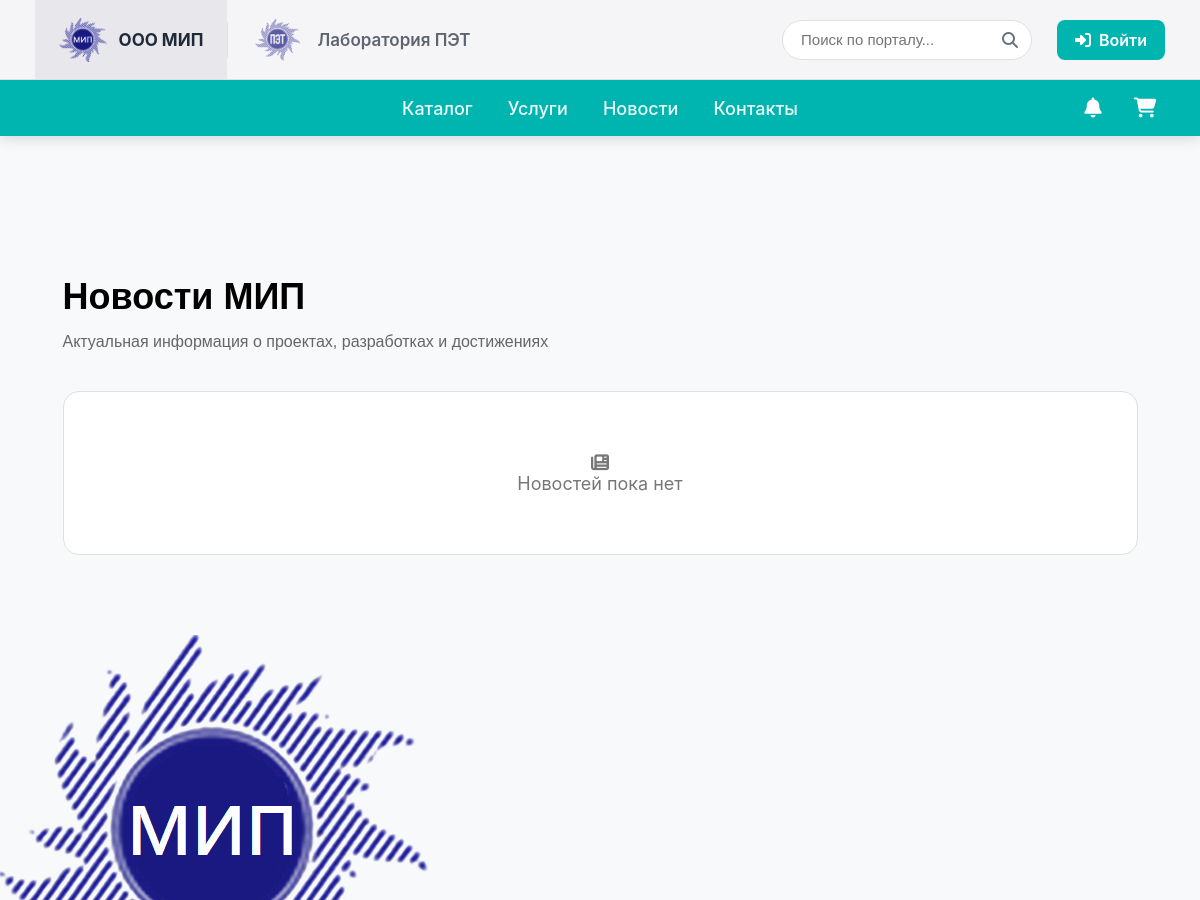
The page /mip/news.php (upper part) on the database as committed earlier.
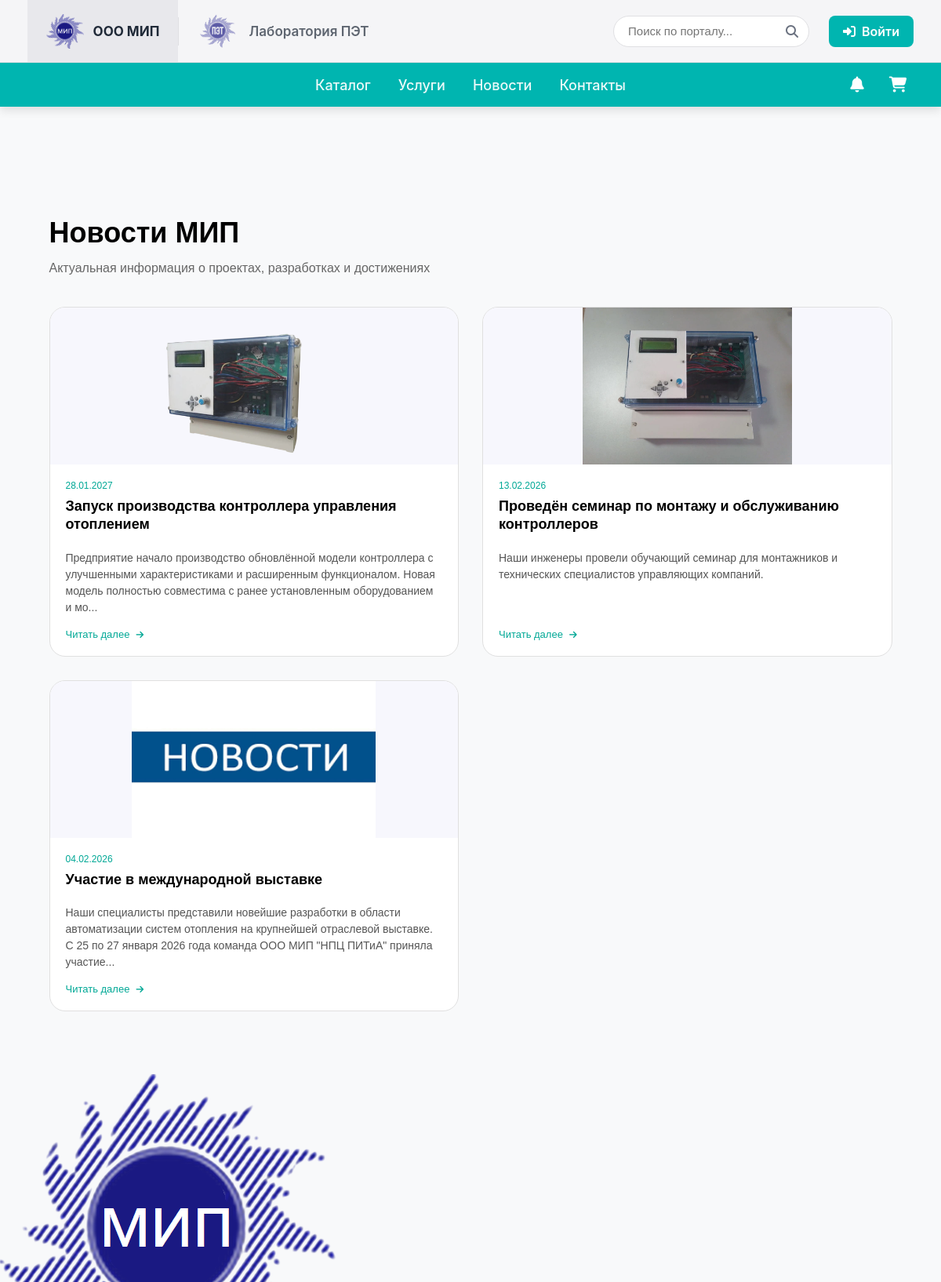
The same page on the database as committed later.
### tables this page shows
CREATE TABLE `news` (
  `id` int(11) NOT NULL,
  `title` text NOT NULL,
  `content` text NOT NULL,
  `section` enum('lab','mip') NOT NULL DEFAULT 'lab',
  `datetime` datetime NOT NULL
);

### mip/news.php (the view, shortened to what this page needs)
<?php
require_once '../config.php';
try {
    $stmt = $pdo->prepare("
        SELECT
            n.id,
            n.title,
            n.content,
            n.datetime,
            n.section,
            (SELECT image_url FROM news_images WHERE news_id = n.id ORDER BY is_main DESC, sort_order LIMIT 1) as main_image
        FROM news n
        WHERE n.section = 'mip'
        ORDER BY n.datetime DESC
    ");
    $stmt->execute();
    $newsList = $stmt->fetchAll(PDO::FETCH_ASSOC);
} catch (Exception $e) {
    $newsList = [];
    error_log("Ошибка загрузки новостей: " . $e->getMessage());
}
?>
<!DOCTYPE html>
<html lang="ru">
<head>
    <link rel="stylesheet" href="https://cdnjs.cloudflare.com/ajax/libs/font-awesome/6.4.0/css/all.min.css">
    <link rel="stylesheet" href="../css/header_mip.css" />
    <link rel="stylesheet" href="../css/footer.css" />
    <link rel="stylesheet" href="css/style_news.css" />
</head>
<body>
    <div class="screen">
        <div class="div">
            <?php
            $context = 'mip';
            require_once '../header.php';
            ?>
            <section class="news-header-section">
                <h1 class="news-page-title">Новости МИП</h1>
                <p class="news-page-subtitle">Актуальная информация о проектах, разработках и достижениях</p>
            </section>
            <div class="news-container">
                <?php if (empty($newsList)): ?>
                    <div class="no-news">
                        <i class="fas fa-newspaper"></i>
                        <p>Новостей пока нет</p>
                    </div>
                <?php else: ?>
                    <?php foreach ($newsList as $item): ?>
                        <article class="news-item">
                            <?php if (!empty($item['main_image'])): ?>
                                <a href="news_view.php?id=<?= $item['id'] ?>" class="news-image-link">
                                    <img src="../<?= htmlspecialchars($item['main_image']) ?>"
                                         alt="<?= htmlspecialchars($item['title']) ?>"
                                         class="news-item-image"
                                         loading="lazy">
                                </a>
                            <?php endif; ?>
                            <div class="news-item-content">
                                <div class="news-item-header">
                                    <div class="news-date">
                                        <?= date('d.m.Y', strtotime($item['datetime'])) ?>
                                    </div>
                                    <h2 class="news-title">
                                        <a href="news_view.php?id=<?= $item['id'] ?>">
                                            <?= htmlspecialchars($item['title']) ?>
                                        </a>
                                    </h2>
                                </div>
                                <p class="news-excerpt">
                                    <?= htmlspecialchars(mb_strimwidth(strip_tags($item['content']), 0, 200, '...')) ?>
                                </p>
                                <a href="news_view.php?id=<?= $item['id'] ?>" class="btn-read-more">
                                    Читать далее <i class="fas fa-arrow-right"></i>
                                </a>
                            </div>
                        </article>
                    <?php endforeach; ?>
                <?php endif; ?>
            </div>
            <?php
            require_once '../footer.php';
            ?>
        </div>
    </div>
</body>
</html>

### header.php (shortened to what this page needs)
<?php
$BASE = '/portal';
$lab_path = $BASE . '/lab';
$mip_path = $BASE . '/mip';
$is_logged = isset($_SESSION['user_id']);
$user_name = $_SESSION['name'] ?? $_SESSION['user_name'] ?? 'Гость';
$user_role = $_SESSION['role'] ?? '';
$cart_count = isset($_SESSION['cart']) ? count($_SESSION['cart']) : 0;
$show_cart = ($is_logged && $user_role === 'client' && $context === 'mip');
$theme_class = ($context === 'mip') ? 'theme-mip' : 'theme-lab';
$lk_link = '#';
if ($context === 'mip') {
    switch ($user_role) {
        default: $lk_link = '/portal/mip/mip.php';
    }
}
?>
<!DOCTYPE html>
<html lang="ru">
<head>
    <link rel="stylesheet" href="https://cdnjs.cloudflare.com/ajax/libs/font-awesome/6.4.0/css/all.min.css">
    <link rel="stylesheet" href="../css/header.css">
    <link rel="stylesheet" href="css/header.css">
</head>
<body class="<?= $theme_class ?>">
<header class="portal-header">
    <div class="top-bar">
        <div class="top-bar-content">
            <div class="logos-group">
                <?php if ($context === 'lab'): ?>
                    <a href="<?= $lab_path ?>/main_lab.php" class="org-logo active">
                        <img src="<?= $lab_path ?>/img/image.png" alt="Лаб">
                        <span>Лаборатория ПЭТ</span>
                    </a>
                    <div class="divider"></div>
                    <a href="<?= $mip_path ?>/mip.php" class="org-logo">
                        <img src="<?= $mip_path ?>/img/logo_mip.png" alt="МИП">
                        <span>ООО МИП</span>
                    </a>
                <?php else: ?>
                    <a href="<?= $mip_path ?>/mip.php" class="org-logo active">
                        <img src="<?= $mip_path ?>/img/logo_mip.png" alt="МИП">
                        <span>ООО МИП</span>
                    </a>
                    <a href="<?= $lab_path ?>/main_lab.php" class="org-logo">
                        <img src="<?= $lab_path ?>/img/image.png" alt="Лаб">
                        <span>Лаборатория ПЭТ</span>
                    </a>
                <?php endif; ?>
            </div>
            <div class="top-actions">
                <div class="search-box">
                    <input type="text" placeholder="Поиск по порталу...">
                    <button><i class="fas fa-search"></i></button>
                </div>
                <div class="auth-info">
                    <?php if ($is_logged): ?>
                        <a href="<?= $lk_link ?>" class="btn-login">
                            <i class="fas fa-user"></i> <?= htmlspecialchars($user_name) ?>
                        </a>
                    <?php else: ?>
                        <a href="<?= $BASE ?>/authorization.php" class="btn-login">
                            <i class="fas fa-sign-in-alt"></i> Войти
                        </a>
                    <?php endif; ?>
                </div>
            </div>
        </div>
    </div>
    <div class="bottom-bar">
        <div class="bottom-bar-content">
            <nav class="main-nav">
                <?php if ($context === 'lab'): ?>
                    <a href="<?= $lab_path ?>/about.php" class="nav-link">О нас</a>
                    <a href="<?= $lab_path ?>/projects.php" class="nav-link">Проекты</a>
                    <a href="<?= $lab_path ?>/news.php" class="nav-link">Новости</a>
                    <a href="<?= $lab_path ?>/question.php" class="nav-link">Контакты</a>
                <?php else: ?>
                    <a href="<?= $mip_path ?>/catalog.php" class="nav-link">Каталог</a>
                    <a href="<?= $mip_path ?>/services_catalog.php" class="nav-link">Услуги</a>
                    <a href="<?= $mip_path ?>/news.php" class="nav-link">Новости</a>
                    <a href="<?= $mip_path ?>/question.php" class="nav-link">Контакты</a>
                <?php endif; ?>
            </nav>
            <?php if ($context === 'mip'): ?>
                <div class="bottom-actions">
                    <div class="notifications-wrapper">
                        <button class="notifications-btn" id="notificationsBtn">
                            <i class="fas fa-bell"></i>
                        </button>
                    </div>
                    <?php if ($show_cart): ?>
                        <a href="<?= $mip_path ?>/cart.php" class="cart-btn">
                            <i class="fas fa-shopping-cart"></i>
                            <span class="cart-label">Корзина</span>
                            <?php if ($cart_count > 0): ?>
                                <span class="badge"><?= $cart_count ?></span>
                            <?php endif; ?>
                        </a>
                    <?php elseif (!$is_logged): ?>
                        <a href="<?= $BASE ?>/authorization.php?redirect=cart" class="cart-btn">
                            <i class="fas fa-shopping-cart"></i>
                        </a>
                    <?php endif; ?>
                </div>
            <?php endif; ?>
        </div>
    </div>
</header>
<div class="content-spacer"></div>
</body>
</html>

### footer.php (shortened to what this page needs)
<?php
$BASE = '/portal';
$lab_path = $BASE . '/lab';
$mip_path = $BASE . '/mip';
?>
<footer class="portal-footer theme-<?= $context ?>">
    <link rel="stylesheet" href="../css/footer.css">
	<link rel="stylesheet" href="css/footer.css">
    <div class="footer-container">
        <div class="footer-col">
            <div class="footer-logo-area">
                <?php if ($context === 'lab'): ?>
                    <img src="<?= $lab_path ?>/img/image.png" alt="Логотип" class="footer-logo-img">
                    <div class="footer-title">Лаборатория ПЭТ</div>
                <?php else: ?>
                    <img src="<?= $mip_path ?>/img/logo_mip.png" alt="Логотип" class="footer-logo-img">
                <?php endif; ?>
            </div>
        </div>
    </div>
</footer>

### mip/css/header_mip.css (style rules this page uses)
a { text-decoration: none; }

### mip/css/style_news.css (style rules this page uses)
body { background-color: #fafafc; }
.news-header-section { width: 100%; max-width: 1115px; margin: 0 auto; padding: 140px 20px 40px; text-align: left; color: #000; }
.news-page-title { font-family: "Inter-Bold", sans-serif; font-size: 36px; font-weight: 700; margin: 0 0 15px; color: #000000; text-shadow: none; }
.news-page-subtitle { font-family: "Inter-Regular", sans-serif; font-size: 16px; max-width: 600px; margin: 0; color: #666; opacity: 1; }
.news-container { max-width: 1115px; margin: 0 auto 80px; padding: 0 20px; display: grid; grid-template-columns: repeat(2, 1fr); gap: 30px; }
.news-item { background: #ffffff; border: 1px solid #e0e0e0; border-radius: 20px; padding: 0; overflow: hidden; transition: transform 0.3s ease, box-shadow 0.3s ease; display: flex; flex-direction: column; height: 100%; }
.news-image-link { display: block; overflow: hidden; background: #f7f7fd; display: flex; justify-content: center; align-items: center; max-height: 200px; }
.news-item-image { width: 100%; height: auto; max-height: 200px; object-fit: contain; object-position: center; display: block; transition: transform 0.3s ease; }
.news-item-content { padding: 20px; flex: 1; display: flex; flex-direction: column; }
.news-item-header { margin-bottom: 10px; }
.news-date { font-family: "Inter-Regular", sans-serif; font-size: 12px; color: #00a896; margin-bottom: 8px; display: block; }
.news-title { font-family: "Inter-Bold", sans-serif; font-size: 18px; margin: 0 0 10px; line-height: 1.3; }
.news-title a { color: #000000; text-decoration: none; transition: color 0.3s; }
.news-excerpt { font-family: "Inter-Regular", sans-serif; font-size: 14px; color: #555; line-height: 1.5; margin: 0 0 16px; flex: 1; }
.btn-read-more { display: inline-flex; align-items: center; gap: 8px; font-family: "Inter-Medium", sans-serif; font-size: 13px; color: #00a896; text-decoration: none; transition: all 0.3s; align-self: flex-start; }
.btn-read-more i { font-size: 11px; }
.no-news { text-align: center; font-size: 18px; color: #777; padding: 60px 20px; background: #fff; border: 1px solid #e0e0e0; border-radius: 16px; grid-column: span 2; }

Rows that differ between the two databases and show on the page:
now on this page (row edited): news: shows a picture, datetime "28.01.2027", title "Запуск производства контроллера управления отоплением", content "Предприятие начало производство обновлённой модели контроллера с улучшенными характеристиками и расширенным функционалом. Новая модель полностью совместима с ранее установленным оборудованием и мо..."
now on this page (row edited): news: shows a picture, datetime "13.02.2026", title "Проведён семинар по монтажу и обслуживанию контроллеров", content "Наши инженеры провели обучающий семинар для монтажников и технических специалистов управляющих компаний."
now on this page (row edited): news: shows a picture, datetime "04.02.2026", title "Участие в международной выставке", content "Наши специалисты представили новейшие разработки в области автоматизации систем отопления на крупнейшей отраслевой выставке. С 25 по 27 января 2026 года команда ООО МИП \"НПЦ ПИТиА\" приняла участие..."
Other text that changed with them:
text no longer shown: "Новостей пока нет"
